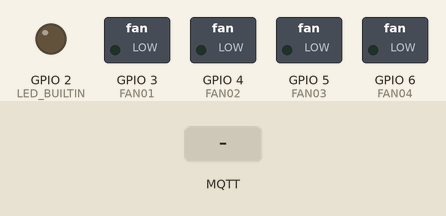
This sketch was run on a simulated ESP32. Shown: switched loads named in the sketch (green lamp = pin HIGH), output pins drawn as LEDs (lit = HIGH). The test bench sets the inputs (shaded band). WiFi joins after 1.5 s; servers stay silent unless stated; no MQTT or app messages arrive unless stated; what the sketch prints to the serial monitor is not drawn.

Above: at 2.7 s.
2.8 s: MQTT message "fans/01" arrives on the first subscribed topic
At 3.8 s:
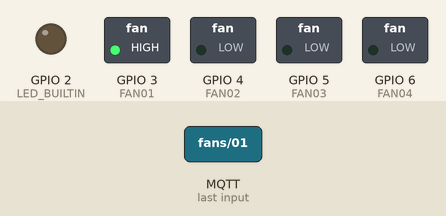
4.3 s: MQTT message "1" arrives on the second subscribed topic
At 4.9 s:
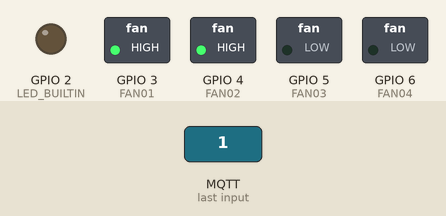
5.8 s: MQTT message "on" arrives on the first subscribed topic
At 7.0 s:
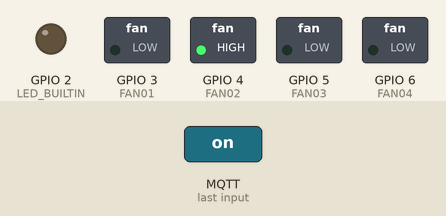
7.3 s: MQTT message "fans/02" arrives on the first subscribed topic
At 8.4 s:
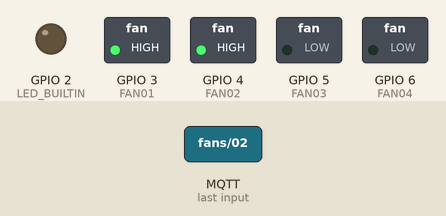
8.8 s: MQTT message "1" arrives on the first subscribed topic
At 9.5 s:
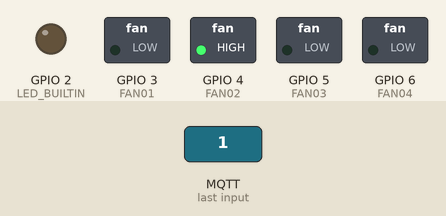
Timing chart, 0 to 11.3 s (numbered marks = the images above; inputs shaded):
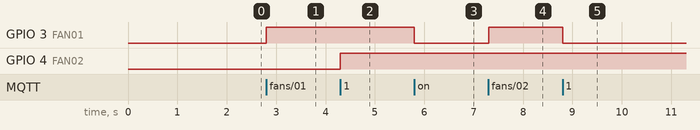

Measured:
- after the input at 2.8 s, GPIO 3 (FAN01): LOW → HIGH at once
- after the input at 4.3 s, GPIO 4 (FAN02): LOW → HIGH at once
- after the input at 5.8 s, GPIO 3 (FAN01): HIGH → LOW at once
- after the input at 7.3 s, GPIO 3 (FAN01): LOW → HIGH at once
- after the input at 8.8 s, GPIO 3 (FAN01): HIGH → LOW at once

The sketch:

porry_legacy.ino
```cpp
//https://wiki.dfrobot.com/FireBeetle_ESP32_IOT_Microcontroller(V3.0)__Supports_Wi-Fi_&_Bluetooth__SKU__DFR0478

#include <Arduino.h>
// #include <analogWrite.h>
#include <WiFi.h>
#include <PubSubClient.h>

//----------------------------------
//        MQTT CONTROLLER
const char* ssid = "WIWSSID";
const char* password =  "WIFIPASS";
const char* mqttServer = "BROKERIP";
const int mqttPort = 1883;
String msg;
//----------------------------------
//        OUTPUT PIN
const int FAN01 = D2;
const int FAN02 = D3;
const int FAN03 = D4;
const int FAN04 = D5;
bool fan01, fan02 = false;

WiFiClient espClient;
PubSubClient client(espClient);

//----------------------------------
//     WIFI CONNECT / RECONNECT
void setup_wifi() {
  delay(10);
  // We start by connecting to a WiFi network
  Serial.println();
  Serial.print("Connecting to ");
  Serial.println(ssid);
  WiFi.begin(ssid, password);
  while (WiFi.status() != WL_CONNECTED) {
    delay(500);
    Serial.print(".");
  }
  Serial.println("");
  Serial.print("WiFi connected - ESP IP address: ");
  Serial.println(WiFi.localIP());
  client.subscribe("fans/01");
  client.subscribe("fans/02");
}
void reconnect() {
  // Loop until we're reconnected
  while (!client.connected()) {
    Serial.print("Attempting MQTT connection...");
    // Attempt to connect
    if (client.connect("ESPfans")) {
      Serial.println("connected");
      client.subscribe("fans/01");
      client.subscribe("fans/02");
    } else {
      Serial.print("failed, rc=");
      Serial.print(client.state());
      Serial.println(" try again in 5 seconds");
      // Wait 5 seconds before retrying
      delay(5000);
    }
  }
}
//----------------------------------
//            CALLBACK
void callback(char* topic, byte* payload, unsigned int length) {
  String top = topic;
  Serial.print("Message arrived in topic: ");
  Serial.println(top);
  Serial.print("Message: ");
  //==============
  //=== FAN 01 ===
  if (top == "fans/01") {
    fan01 = !fan01;
    if (fan01) {
      digitalWrite(FAN01, HIGH);
    } else {
      digitalWrite(FAN01, LOW);
    }
    msg = "";
    for (int i = 0; i < length; i++) {
      msg += (char)payload[i];
    }
    Serial.print(msg); Serial.print("\t \t"); Serial.print("Fan 01 : "); Serial.println(fan01);
  }
  //==============
  //=== FAN 02 ===
  else if (top == "fans/02") {
    fan02 = !fan02;
    if (fan01) {
      digitalWrite(FAN02, HIGH);
    } else {
      digitalWrite(FAN02, LOW);
    }
    msg = "";
    for (int i = 0; i < length; i++) {
      msg += (char)payload[i];
    }
    Serial.print(msg); Serial.print("\t \t"); Serial.print("Fan 02 : "); Serial.println(fan02);
  }
  //==============
  Serial.println();
  Serial.println("-----------------------");
}

void setup() {
  pinMode(FAN01, OUTPUT); pinMode(FAN02, OUTPUT); pinMode(FAN03, OUTPUT); pinMode(FAN04, OUTPUT); pinMode(LED_BUILTIN, OUTPUT);
  digitalWrite(FAN01, LOW); digitalWrite(FAN02, LOW); digitalWrite(FAN03, LOW); digitalWrite(FAN04, LOW);

  Serial.begin(115200);

  setup_wifi();
  client.setServer(mqttServer, mqttPort);
  client.setCallback(callback);

}
void loop() {
  if (!client.connected()) {
    reconnect();
  }
  client.loop();
  if (fan01) {
    digitalWrite(FAN01, HIGH);
  } else {
    digitalWrite(FAN01, LOW);
  }
  if (fan02) {
    digitalWrite(FAN02, HIGH);
  } else {
    digitalWrite(FAN02, LOW);
  }
}
```
